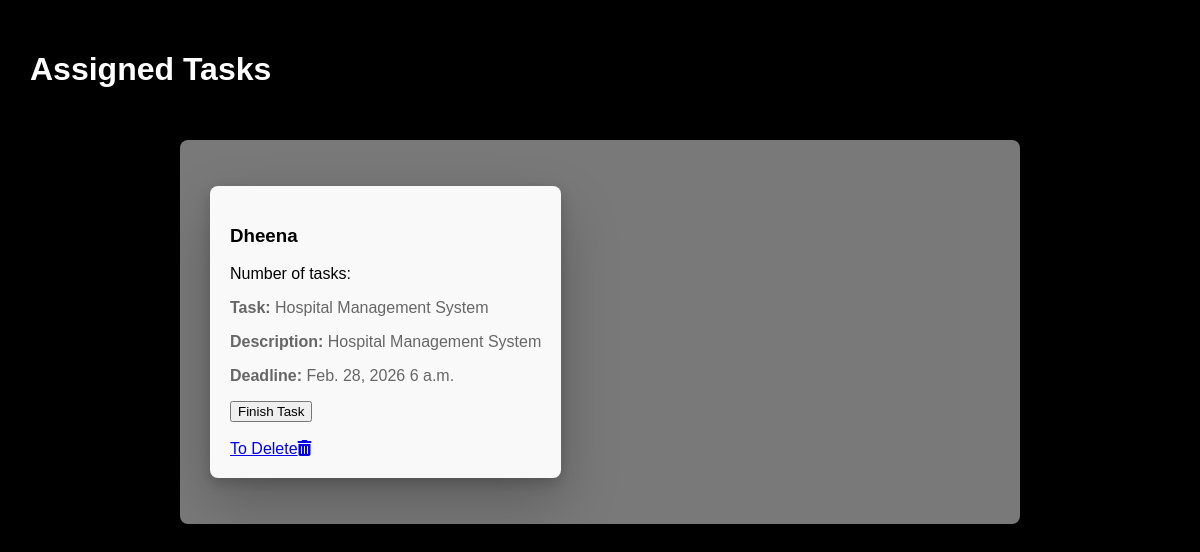
Page /AdminDashboard/assigned-tasks/ on the earlier database version.
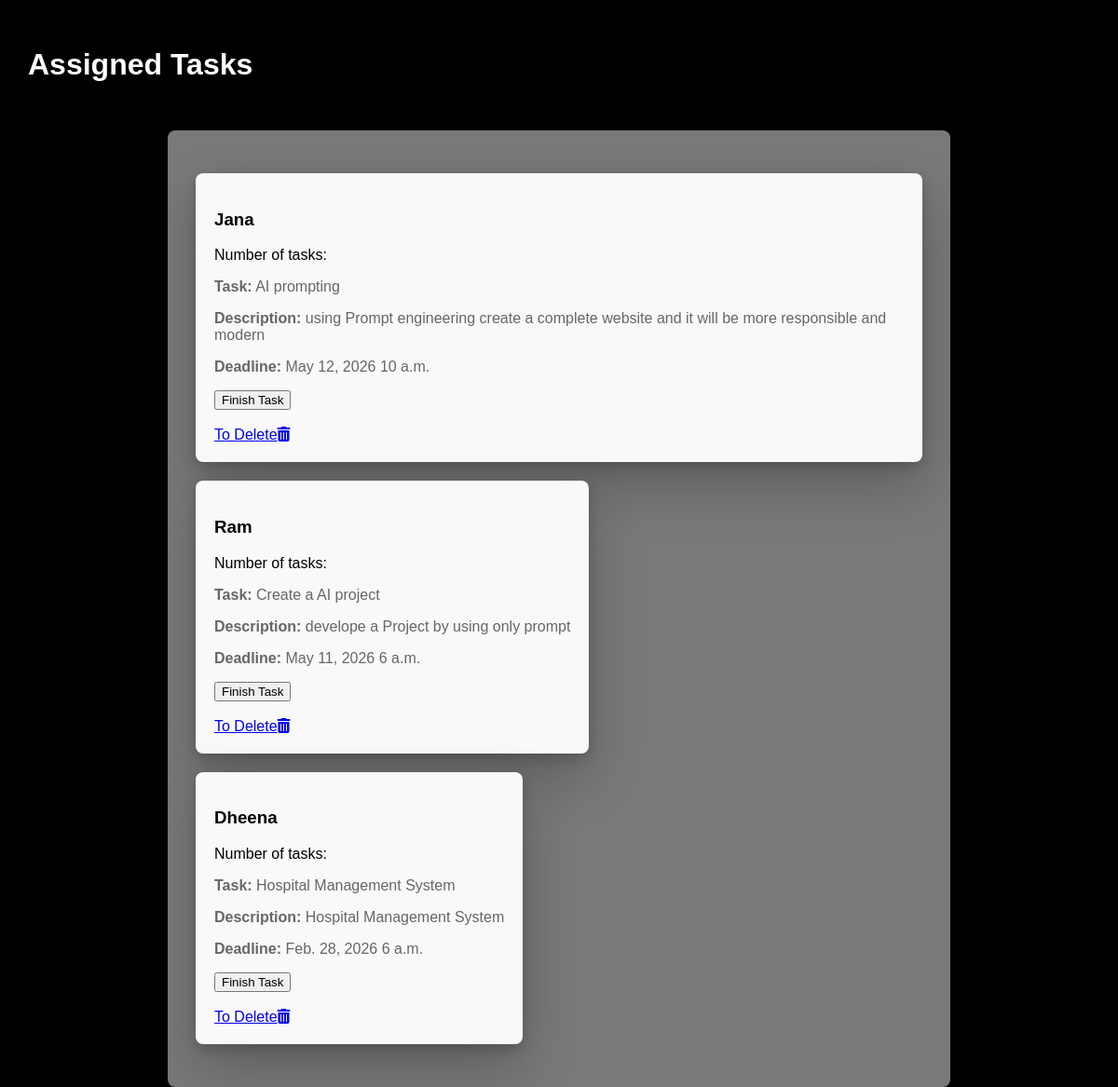
Same page on the later database version.
### TaskApp/models.py (models this page shows, shortened)
class Employee(models.Model):
    name = models.CharField(max_length=100)
    department = models.CharField(max_length=100)
    employee_id = models.IntegerField(unique=True, null=True)
    address = models.CharField(max_length=100)
    contact_number = models.CharField(max_length=15)
    destination = models.CharField(max_length=100, blank=True, null=True)
    date_of_birth = models.DateField(null=True, blank=True)
    date_of_joining = models.DateField(null=True, blank=True)
    email = models.EmailField(unique=False)
    newemail = models.EmailField(null=True)
    password = models.CharField(max_length=100)
    designation = models.CharField(max_length=100, blank=True, null=True)
    description = models.TextField(blank=True, null=True)
    picture = models.ImageField(
        upload_to='employee_pictures/', blank=True, null=True)

class Task(models.Model):
    PRIORITY_CHOICES = [
        ('Low', 'Low'),
        ('Medium', 'Medium'),
        ('High', 'High'),
    ]
    CATEGORY_CHOICES = [
        ('Work', 'Work'),
        ('Personal', 'Personal'),
        ('Errands', 'Errands'),
    ]
    title = models.CharField(max_length=100)
    description = models.TextField()
    assigned_to = models.ForeignKey(Employee, on_delete=models.CASCADE)
    deadline_date = models.DateField()
    deadline_time = models.TimeField()
    email = models.EmailField()
    created_at = models.DateTimeField(default=timezone.now)
    priority = models.CharField(max_length=10, choices=PRIORITY_CHOICES, default='Medium')
    category = models.CharField(max_length=20, choices=CATEGORY_CHOICES, default='Work')

### TaskApp/views.py (the view)
# urls.py: path('AdminDashboard/assigned-tasks/', views.assigned_tasks, name='assigned_tasks'),
def assigned_tasks(request):
    employees_with_tasks = Employee.objects.filter(
        task__isnull=False).distinct()
    return render(request, 'taskemployeelist.html', {'employees': employees_with_tasks})

### TaskApp/templates/taskemployeelist.html (shortened to what this page needs)
<!DOCTYPE html>
<html lang="en">
<head>
    <link rel="stylesheet" href="/static/css/taskemployeelist.css">
    <link rel="stylesheet" href="https://cdnjs.cloudflare.com/ajax/libs/font-awesome/6.0.0-beta3/css/all.min.css">
</head>
<body>
    <h1>Assigned Tasks</h1>
<div class="container">
    <ul class="task-list">
        {% for employee in employees %}
        <li>
            <h3>{{ employee.name }}</h3>
            <p>Number of tasks: {{ employee.task_count }}</p>
            <div class="task-details">
                {% for task in employee.task_set.all %}
                <form method="post" action="{% url 'mark_task_finished' task.id employee.email %}">
                    <p><strong>Task:</strong> {{ task.title }}</p>
                    <p><strong>Description:</strong> {{ task.description }}</p>
                    <p><strong>Deadline:</strong> {{ task.deadline_date }} {{ task.deadline_time }}</p>
                    <button type="submit">Finish Task</button><br><br>
                    <a href="{% url 'delete_task' task.pk %}" class="delete-icon"> To Delete<i class="fas fa-trash-alt"></i></a>
                </form>
                {% endfor %}
            </div>
        </li>
        {% endfor %}
    </ul>
</div>
</body>
</html>

Differences in the rows shown:
now on this page (row unchanged): Employee: name "Jana"
added Task: title "AI prompting", description "using Prompt engineering create a complete website and it will be more responsible and modern", deadline_date "May 12, 2026", deadline_time "10 a.m.", shown under "Jana"
now on this page (row unchanged): Employee: name "Ram"
added Task: title "Create a AI project", description "develope a Project by using only prompt", deadline_date "May 11, 2026", deadline_time "6 a.m.", shown under "Ram"
